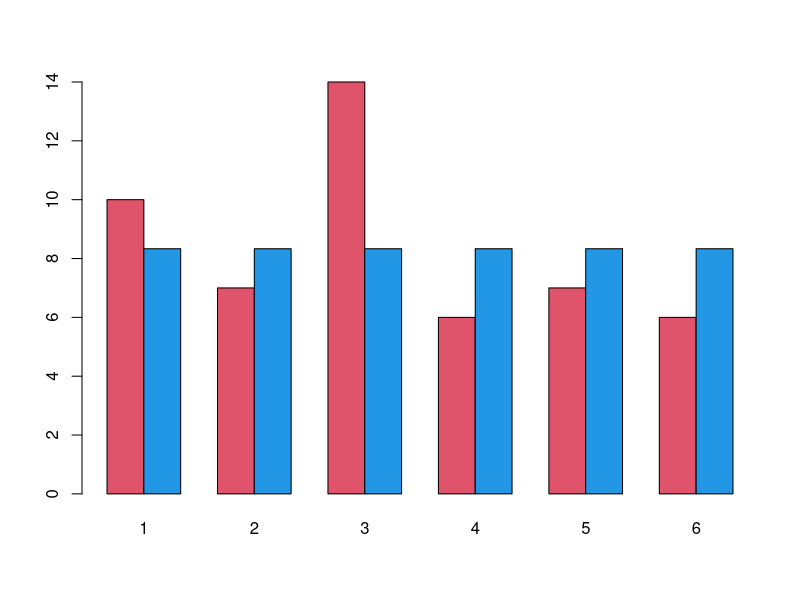

Reproduce this figure in R.
kostka <- c(10, 7, 14, 6, 7, 6)
names(kostka) <- 1:6
kostka

# H0: kostka jest uczciwa, czyli jest równe prawdopodobieństwo
#     wypdadnięcia każdej ścianki

# H1: kostka nie jest uczciwa

# NOTE:
# Jeśli trzeba sprawdzić, czy dany rozkład wartości
# odpowiada konkretnym prawdopodobnieństwom
# (np. kostka dla każdej ścianki ma prawdopodobieństow 1/6)
# wtedy stosujemy chisq.test

test <- chisq.test(kostka, p = rep(1 / 6, 6))
test$p.value

if (test$p.value >= 0.05) {
  cat("Test chisq potwierda H0. Kostka jest uczciwa.")
} else {
  cat("Test chisq odrzuca H0. Kostka nie jest uczciwa.")
}

dane_teoretyczne <- rep(sum(kostka) / 6, 6)
matrix <- rbind(kostka, dane_teoretyczne)

barplot(matrix, col = c(2, 4), beside = TRUE)
